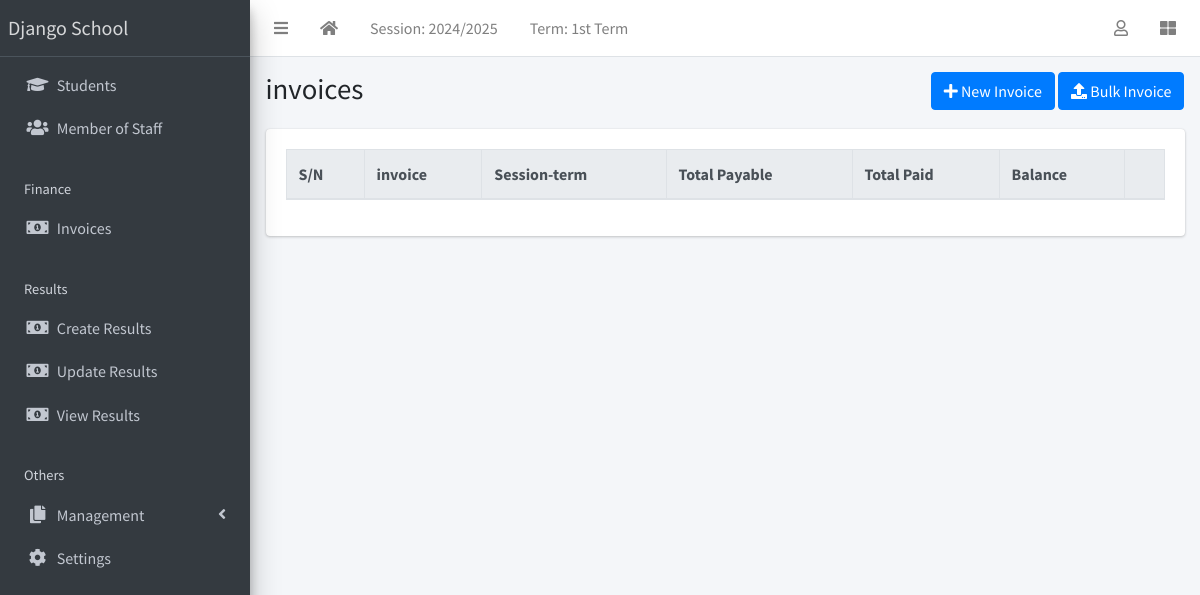
Screenshot of /finance/list/ (signed in) with the database file from the repository.
### apps/corecode/models.py (models this page shows, shortened)
class AcademicSession(models.Model):
    name = models.CharField(max_length=200, unique=True)
    current = models.BooleanField(default=True)
    class Meta:
        ordering = ["-name"]

class AcademicTerm(models.Model):
    name = models.CharField(max_length=20, unique=True)
    current = models.BooleanField(default=True)
    class Meta:
        ordering = ["name"]

class SiteConfig(models.Model):
    key = models.SlugField()
    value = models.CharField(max_length=200)

### apps/finance/views.py (the view)
# urls.py: path("list/", InvoiceListView.as_view(), name="invoice-list"),
class InvoiceListView(LoginRequiredMixin, ListView):
    model = Invoice

### apps/corecode/context_processors.py (called while the page is built)
def site_defaults(request):
    current_session = AcademicSession.objects.get(current=True)
    current_term = AcademicTerm.objects.get(current=True)
    vals = SiteConfig.objects.all()
    contexts = {
        "current_session": current_session.name,
        "current_term": current_term.name,
    }
    for val in vals:
        contexts[val.key] = val.value
    return contexts

### apps/finance/templates/finance/invoice_list.html (shortened to what this page needs)
{% extends 'base.html' %}
{% load humanize %}
{% block title %}invoices{% endblock title %}
{% block breadcrumb %}
<a class="btn btn-primary" href="{% url 'invoice-create' %}"><i
    class="fas fa-plus"></i> New Invoice</a>
<a class="btn btn-primary" href="{% url 'bulk-invoice' %}"><i
    class="fas fa-upload"></i> Bulk Invoice</a>
{% endblock breadcrumb %}
{% block content %}
  <div class="table-responsive">
    <table id="invoicetable" class="table table-bordered table-hover">
      <thead class="thead-light">
        <tr>
          <th>S/N</th>
          <th>invoice</th>
          <th>Session-term</th>
          <th>Total Payable</th>
          <th>Total Paid</th>
          <th>Balance</th>
          <th></th>
        </tr>
      </thead>
    </table>
  </div>
{% endblock content %}

### templates/base.html (shortened to what this page needs)
{% load static %}
<!DOCTYPE html>
<html lang="en">
<head>
  <link rel="stylesheet" href="{% static 'plugins/fontawesome-free/css/all.min.css' %}">
  <link rel="stylesheet" href="{% static 'plugins/toastr/toastr.min.css' %}">
  <link rel="stylesheet"
    href="{% static 'plugins/overlayScrollbars/css/OverlayScrollbars.min.css' %}">
  <link rel="stylesheet" href="{% static 'plugins/Datatables/datatables.min.css' %}" />
  <link rel="stylesheet" href="{% static 'dist/css/adminlte.min.css' %}">
</head>
<body
  class="hold-transition sidebar-mini layout-fixed layout-navbar-fixed layout-footer-fixed">
  <div class="wrapper">
    <nav class="main-header navbar navbar-expand navbar-white navbar-light">
      <ul class="navbar-nav">
        <li class="nav-item">
          <a class="nav-link" data-widget="pushmenu" href="#" role="button"><i
              class="fas fa-bars"></i></a>
        </li>
        <li class="nav-item d-none d-sm-inline-block">
          <a href="{% url 'home' %} " class="nav-link"><i class="fa fa-home"></i></a>
        </li>
        <li class="nav-item d-none d-sm-inline-block">
          <a href="{% url 'current-session' %}" class="nav-link">Session: {{ current_session }}</a>
        </li>
        <li class="nav-item d-none d-sm-inline-block">
          <a href="{% url 'current-session' %}" class="nav-link">Term: {{ current_term }}</a>
        </li>
      </ul>
      <ul class="navbar-nav ml-auto">
        <li class="nav-item dropdown">
          <a class="nav-link" data-toggle="dropdown" href="#">
            <i class="far fa-user"></i>
          </a>
        </li>
        <li class="nav-item">
          <a class="nav-link" data-widget="control-sidebar" data-slide="true"
            href="#" role="button"><i class="fas fa-th-large"></i></a>
        </li>
      </ul>
    </nav>
    <aside class="main-sidebar sidebar-dark-primary elevation-4">
      <a href="{% url 'home' %}" class="brand-link">{{ school_name | default:"MySchool" }}</a>
      <div class="sidebar">
        <nav class="mt-2">
          <ul class="nav nav-pills nav-sidebar flex-column"
            data-widget="treeview" role="menu" data-accordion="false">
            <li class="nav-item">
              <a href="{% url 'student-list' %}" class="nav-link">
                <i class="nav-icon fas fa-graduation-cap"></i>
                <p>
                  Students
                </p>
              </a>
            </li>
            <li class="nav-item">
              <a href="{% url 'staff-list' %}" class="nav-link">
                <i class="nav-icon fas fa-users"></i>
                <p>
                  Member of Staff
                </p>
              </a>
            </li>
            <li class="nav-header">Finance</li>
            <li class="nav-item">
              <a href="{% url 'invoice-list' %}" class="nav-link">
                <i class="nav-icon fas fa-money-bill-alt"></i>
                <p>
                  Invoices
                </p>
              </a>
            </li>
            <li class="nav-header">Results</li>
            <li class="nav-item">
              <a href="{% url 'create-result' %}" class="nav-link">
                <i class="nav-icon fas fa-money-bill-alt"></i>
                <p>
                  Create Results
                </p>
              </a>
            </li>
            <li class="nav-item">
              <a href="{% url 'edit-results' %}" class="nav-link">
                <i class="nav-icon fas fa-money-bill-alt"></i>
                <p>
                  Update Results
                </p>
              </a>
            </li>
            <li class="nav-item">
              <a href="{% url 'view-results' %}" class="nav-link">
                <i class="nav-icon fas fa-money-bill-alt"></i>
                <p>
                  View Results
                </p>
              </a>
            </li>
            <li class="nav-header">Others</li>
            <li class="nav-item has-treeview">
              <a href="#" class="nav-link">
                <i class="nav-icon fas fa-copy"></i>
                <p>
                  Management
                  <i class="fas fa-angle-left right"></i>
                </p>
              </a>
            </li>
            <li class="nav-item">
              <a href="{% url 'configs' %}" class="nav-link">
                <i class="nav-icon fas fa-cog"></i>
                <p>
                  Settings
                </p>
              </a>
            </li>
          </ul>
        </nav>
      </div>
    </aside>
    <div class="content-wrapper">
      <section class="content-header">
        <div class="container-fluid">
          <div class="row mb-1">
            <div class="col-sm-8">
              <h1>{% block title %}{% endblock title %}</h1>
            </div>
            <div class="col-sm-4">
              <ol class="breadcrumb float-sm-right">
                <li class="breadcrumb-item">{% block breadcrumb %}{% endblock breadcrumb %}</li>
              </ol>
            </div>
          </div>
        </div>
      </section>
      <section class="content">
        <div class="container-fluid">
          <div class="row">
            <div class="col-md-12">
              {% block fullcard %}
              <div class="card">
                <div class="card-body">
                  <div class="row">
                    <div class="col">
                      {% block content %}
                      {% endblock content %}
                    </div>
                  </div>
                </div>
              </div>
              {% endblock fullcard %}
            </div>
          </div>
        </div>
      </section>
    </div>
  </div>
</body>
</html>

### rows the page displays
AcademicSession: name "2024/2025"
AcademicTerm: name "1st Term"
SiteConfig: value "Django School"
